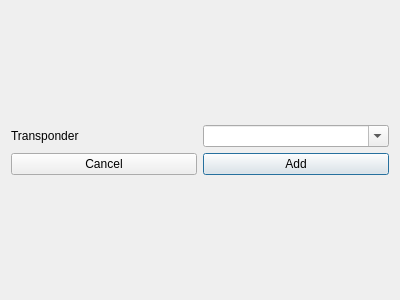
<?xml version="1.0" encoding="UTF-8"?>
<ui version="4.0">
 <class>Dialog</class>
 <widget class="QDialog" name="Dialog">
  <property name="geometry">
   <rect>
    <x>0</x>
    <y>0</y>
    <width>400</width>
    <height>300</height>
   </rect>
  </property>
  <property name="windowTitle">
   <string>Dialog</string>
  </property>
  <layout class="QGridLayout" name="gridLayout_2">
   <item row="0" column="0">
    <layout class="QGridLayout" name="gridLayout">
     <item row="0" column="1">
      <widget class="QComboBox" name="comboBox">
       <property name="editable">
        <bool>true</bool>
       </property>
      </widget>
     </item>
     <item row="1" column="1">
      <widget class="QPushButton" name="buttonAdd">
       <property name="text">
        <string>Add</string>
       </property>
      </widget>
     </item>
     <item row="1" column="0">
      <widget class="QPushButton" name="buttonCancel">
       <property name="text">
        <string>Cancel</string>
       </property>
      </widget>
     </item>
     <item row="0" column="0">
      <widget class="QLabel" name="label_2">
       <property name="text">
        <string>Transponder</string>
       </property>
      </widget>
     </item>
    </layout>
   </item>
  </layout>
 </widget>
 <resources/>
 <connections/>
</ui>
